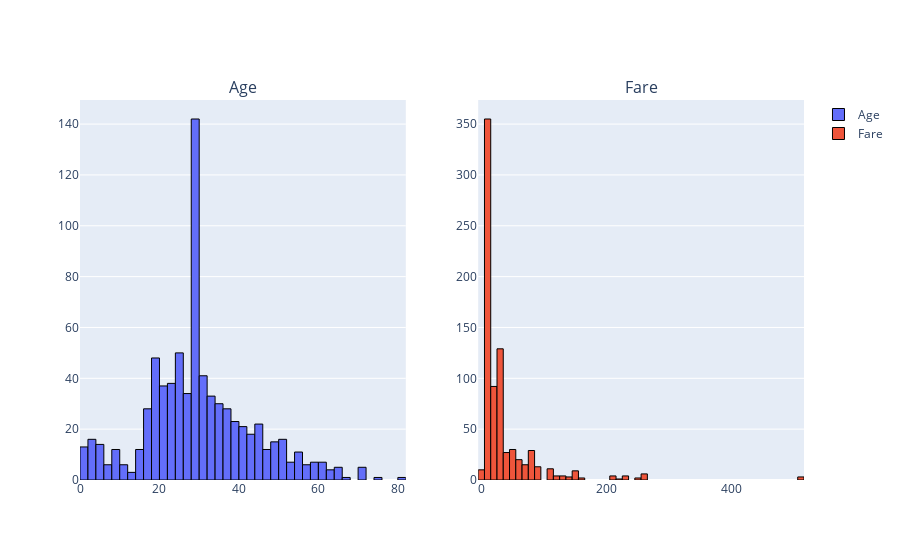

The notebook cell saved with this chart:
### Code cell
fig=sp.make_subplots(rows=1,cols=len(num_cols),subplot_titles=num_cols)
for i,col in enumerate(num_cols):
    fig.add_trace(go.Histogram(x=df[col],name=col,marker=dict(line=dict(color='black',width=1))),row=1,col=i+1 )

fig.show()

### Figure 1 — Plotly figure (JSON) as saved in the notebook; plotly's stock layout.template omitted (floating-point values rounded to 4 significant figures; data arrays with more than 128 entries replaced by an {"elided": "..."} marker saying what was removed)
{"data": [{"marker": {"line": {"color": "black", "width": 1}}, "name": "Age", "type": "histogram", "x": {"elided": "773 float values"}, "xaxis": "x", "yaxis": "y"}, {"marker": {"line": {"color": "black", "width": 1}}, "name": "Fare", "type": "histogram", "x": {"elided": "773 float values"}, "xaxis": "x2", "yaxis": "y2"}], "layout": {"annotations": [{"font": {"size": 16}, "showarrow": false, "text": "Age", "x": 0.225, "xanchor": "center", "xref": "paper", "y": 1, "yanchor": "bottom", "yref": "paper"}, {"font": {"size": 16}, "showarrow": false, "text": "Fare", "x": 0.775, "xanchor": "center", "xref": "paper", "y": 1, "yanchor": "bottom", "yref": "paper"}], "xaxis": {"anchor": "y", "domain": [0, 0.45]}, "xaxis2": {"anchor": "y2", "domain": [0.55, 1]}, "yaxis": {"anchor": "x", "domain": [0, 1]}, "yaxis2": {"anchor": "x2", "domain": [0, 1]}}}
